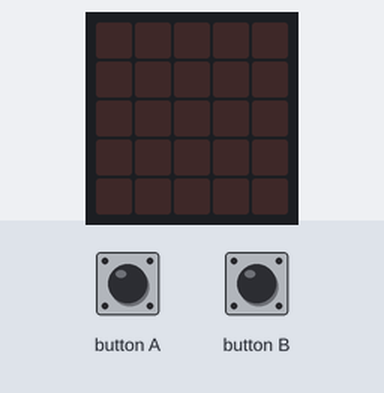
Recording of a program running on a simulated BBC micro:bit (MakeCode). Shown: the board's 5×5 LED display. Inputs (shaded band) come from the test bench.

Above: at 1.2 s.
1.3 s: button B pressed for 0.15 s
At 3.3 s:
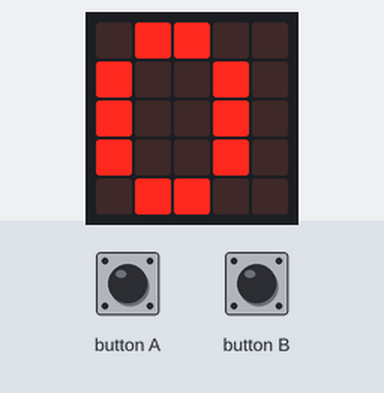
At 4.4 s:
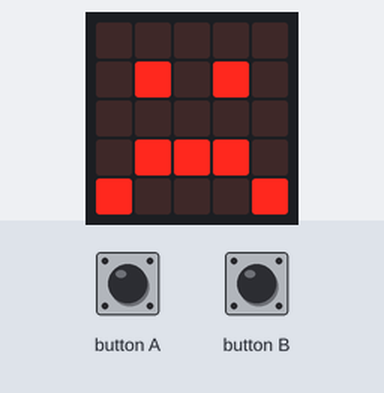
Timing chart, 0 to 5.9 s (numbered marks = the images above; inputs shaded):
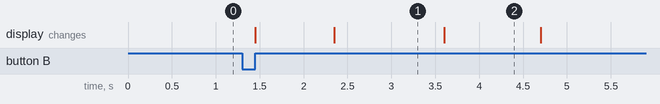

Measured:
- after the input at 1.3 s, the display: first changes after 0.15 s (image 1 shows a later state)
- what the display in image 1 shows lasts 1.2 s, from 2.4 s to 3.6 s

The program:

main.ts
```typescript
input.onButtonPressed(Button.A, function () {
    Count += 1
})
input.onGesture(Gesture.Shake, function () {
    Count += 1
})
input.onButtonPressed(Button.B, function () {
    basic.showLeds(`
        . . . . .
        . # . # .
        . . . . .
        . # # # .
        . . . . .
        `)
    basic.pause(500)
    basic.clearScreen()
    basic.showNumber(Count)
    basic.pause(500)
    basic.clearScreen()
    // Countの数字の多さによってさまざまなアイコンが表示される
    if (Count <= 20) {
        basic.showIcon(IconNames.Sad)
        basic.pause(500)
        basic.clearScreen()
    } else if (Count <= 30) {
        basic.showIcon(IconNames.Happy)
        basic.pause(500)
        basic.clearScreen()
    } else if (Count <= 45) {
        basic.showIcon(IconNames.Heart)
        basic.pause(500)
        basic.clearScreen()
    } else {
        basic.showIcon(IconNames.Surprised)
        basic.pause(500)
        basic.clearScreen()
    }
    Count = 0
})
let Count = 0
Count = 0
```

test.ts
```typescript
// テストはここに来ます。このパッケージが拡張機能として使用されるときにはコンパイルされません。
```
